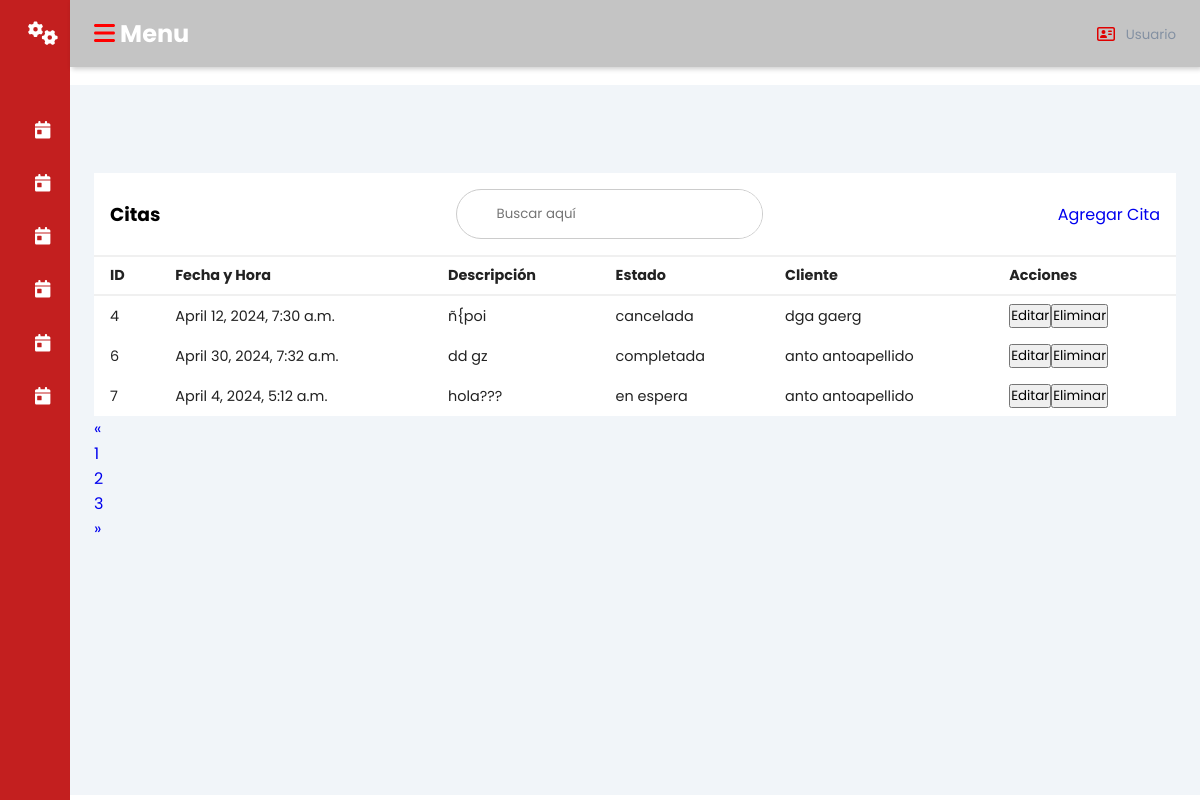
/citas/, run on an earlier commit of the app's database.
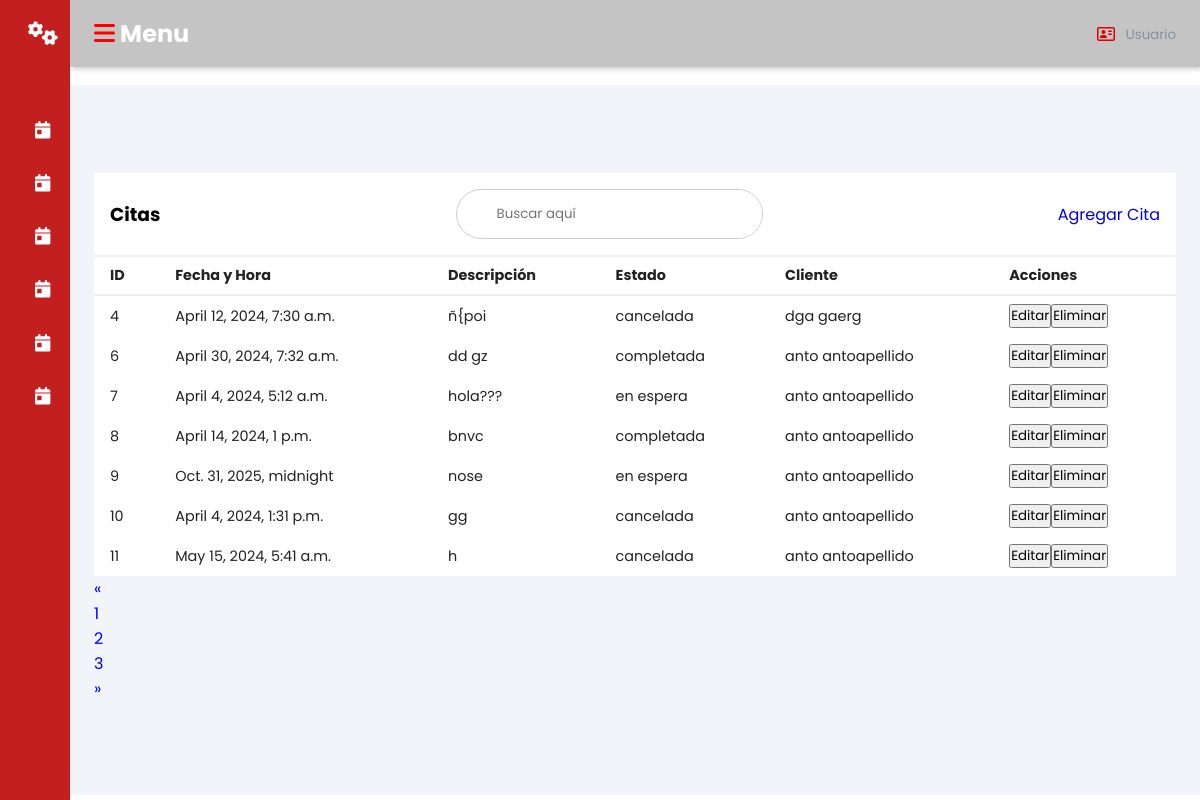
And on a later commit of the database.
### promecapp/models.py (models this page shows, shortened)
class Citas(models.Model):
    IDCita = models.AutoField(primary_key=True)
    Fecha_Hora = models.DateTimeField()
    Descripcion = models.TextField(null=True)
    IDEstado = models.ForeignKey(Estado, on_delete=models.CASCADE)
    IDCliente = models.ForeignKey(Cliente, on_delete=models.CASCADE)
    class Meta:
        db_table = 'citas'

class Estado(models.Model):
    idestado = models.AutoField(primary_key=True)
    Nombre_estado = models.CharField(max_length=20, unique=True)
    class Meta:
        db_table = 'estado'
    def __str__(self):
        return self.Nombre_estado

class Cliente(models.Model):
    IDCliente = models.AutoField(primary_key=True)
    Nombre = models.CharField(max_length=45)
    Apellidos = models.CharField(max_length=45)
    Direccion = models.CharField(max_length=100)
    Telefono = models.CharField(max_length=10, unique=True)
    Correo_Electronico = models.CharField(max_length=50, unique=True)
    IDUsuario = models.ForeignKey(Usuario, on_delete=models.CASCADE)
    class Meta:
        db_table = 'clientes'
    def __str__(self):
        return f"{self.Nombre} {self.Apellidos}"

### promecapp/views.py (the view)
# urls.py: path('citas/', views.citas, name='citas'),
def citas(request):
    citas = Citas.objects.all()
    return render(request, 'citas.html', {'citas': citas})

### promecapp/Templates/citas.html (shortened to what this page needs)
{% load static %}
<!DOCTYPE html>
<html lang="en">
<head>
    <link rel="stylesheet" href="{% static 'css/dash.css' %}">
</head>
<body>
    <div class="sidebar">
        <div class="sidebar-brand">
            <h2><i class="fa-solid fa-gears" style="color: #ffffff;"></i><span>promec</span></h2>
        </div>
        <div class="sidebar-menu">
            <ul>
                <li>
                    <a href="{% url 'usuarios' %}"><i class="fa-solid fa-calendar-day" style="color: #ffffff;"></i>
                        <span>Usuarios</span></a>
                </li>
                <li>
                    <a href="{% url 'citas' %}"><i class="fa-solid fa-calendar-day" style="color: #ffffff;"></i>
                        <span>Citas</span></a>
                </li>
                <li>
                    <a href="{% url 'facturas' %}"><i class="fa-solid fa-calendar-day" style="color: #ffffff;"></i>
                        <span>Facturas</span></a>
                </li>
                <li>
                    <a href="{% url 'servicios' %}"><i class="fa-solid fa-calendar-day" style="color: #ffffff;"></i>
                        <span>Servicios</span></a>
                </li>
                <li>
                    <a href="{% url 'ventas' %}"><i class="fa-solid fa-calendar-day" style="color: #ffffff;"></i>
                        <span>Ventas</span></a>
                </li>
                <li>
                    <a href="{% url 'historial' %}"><i class="fa-solid fa-calendar-day" style="color: #ffffff;"></i>
                        <span>historial</span></a>
                </li>
            </ul>
        </div>
    </div>
<div class="main-content">
    <header>
        <h2>
            <label for="nav-toggle">
                <span class="fa-solid fa-bars" style="color: #ff0000;"></span>
            </label> Menu
        </h2>
        <div class="user-wrapper">
            <img class="fa-regular fa-address-card" style="color: #e00000;" width="40px" height="40px" alt="">
            <div>
                <small>Usuario</small>
            </div>
        </div>
    </header>
    <main>
        <div class="recent-grid">
            <div class="projects">
                <div class="card">
                    <div class="card-header">
                        <h3>Citas</h3>
                        <div class="search-wrapper">
                            <input type="search" placeholder="Buscar aquí" />
                        </div>
                        <a href="{% url 'agregar_cita' %}" class="btn btn-secundary">Agregar Cita</a>
                    </div>
                    <div class="card-body">
                        <div class="table-responsive">
                            <table width="100%">
                                <thead>
                                    <tr>
                                        <td>ID</td>
                                        <td>Fecha y Hora</td>
                                        <td>Descripción</td>
                                        <td>Estado</td>
                                        <td>Cliente</td>
                                        <td>Acciones</td>
                                    </tr>
                                </thead>
                                <tbody>
                                    {% for cita in citas %}
                                        <tr>
                                            <td>{{ cita.IDCita }}</td>
                                            <td>{{ cita.Fecha_Hora }}</td>
                                            <td>{{ cita.Descripcion }}</td>
                                            <td>{{ cita.IDEstado }}</td>
                                            <td>{{ cita.IDCliente }}</td>
                                            <td>
                                                <a href="{% url 'editar_cita' cita.IDCita %}"><button>Editar</button></a>
                                                <form action="{% url 'eliminar_cita' cita.IDCita %}" method="post" style="display: inline;">
                                                    <button type="submit" class="btn btn-danger">Eliminar</button>
                                                </form>
                                            </td>
                                        </tr>
                                    {% endfor %}
                                </tbody>
                            </table>
                        </div>
                    </div>
                </div>
            </div>
            <div class="card1">
                <nav aria-label="Page navigation example">
                    <ul class="pagination">
                        <li class="page-item">
                            <a class="page-link" href="#" aria-label="Previous">
                                <span aria-hidden="true">&laquo;</span>
                            </a>
                        </li>
                        <li class="page-item"><a class="page-link" href="#">1</a></li>
                        <li class="page-item"><a class="page-link" href="#">2</a></li>
                        <li class="page-item"><a class="page-link" href="#">3</a></li>
                        <li class="page-item">
                            <a class="page-link" href="#" aria-label="Next">
                                <span aria-hidden="true">&raquo;</span>
                            </a>
                        </li>
                    </ul>
                </nav>
            </div>
        </div>
    </main>
</div>
</body>
</html>

### promecapp/static/css/dash.css (style rules this page uses)
:root { --main-color: #c31f1f; --color-dark: #1D2231; --text-grey: #8390A2; }
* { padding: 0; margin: 0; box-sizing: border-box; list-style-type: none; text-decoration: none; font-family: 'Poppins', sans-serif; }
.sidebar { width: 345px; position: fixed; left: 0; top: 0; height: 100%; background: var(--main-color); z-index: 100; transition: width 300ms; }
.sidebar-brand { height: 90px; padding: 1rem 0rem 1rem 2rem; color: #fff; }
.sidebar-menu { margin-top: 1rem; }
.sidebar-menu li { width: 100%; margin-bottom: 1.7rem; padding-left: 1rem; }
.sidebar-menu a { padding-left: 1rem; display: block; color: #fff; font-size: 1.1rem; }
.main-content { transition: margin-left 300ms; margin-left: 345px; }
header { background: #c4c4c4; display: flex; justify-content: space-between; padding: 1rem 1.5rem; box-shadow: 2px 2px 5px rgba(0, 0, 0, 0.2); position: fixed; left: 345px; width: calc(100% - 345px); top: 0; z-index: 100; transition: left 300ms; }
header h2 { color: #ffffff; }
.search-wrapper { border: 1px solid #ccc; border-radius: 30px; height: 50px; display: flex; align-items: center; overflow-x: hidden; }
.search-wrapper input { height: 100%; padding: .5rem; border: none; outline: none; }
.user-wrapper { display: flex; align-items: center; }
.user-wrapper small { display: inline-block; color: var(--text-grey); }
main { margin-top: 85px; padding: 2rem 1.5rem; background: #f1f5f9; min-height: calc(100vh - 90px); }
.recent-grid { margin-top: 3.5rem; display: 100%; grid-gap: 2rem; grid-template-columns: 65% auto; }
.card { background: #fff; }
.card-header { padding: 1rem; }
.card-header { display: flex; justify-content: space-between; align-items: center; border-bottom: 1px solid #f0f0f0; }
table { border-collapse: collapse; }
thead tr { border-top: 1px solid #f0f0f0; border-bottom: 2px solid #f0f0f0; }
thead td { font-weight: 700; }
td { padding: .5rem 1rem; font-size: .9rem; color: #222; }
tr td:last-child { display: flex; align-items: center; }
.table-responsive { width: 100%; overflow-x: auto; }
@media only screen and (max-width: 1200px) { .sidebar { width: 70px; } }
@media only screen and (max-width: 1200px) { .sidebar .sidebar-brand, .sidebar li { padding-left: 1rem; text-align: center; } }
@media only screen and (max-width: 1200px) { .sidebar li a { padding-left: 0rem; } }
@media only screen and (max-width: 1200px) { .main-content { margin-left: 70px; } }
@media only screen and (max-width: 1200px) { .main-content header { width: calc(100% - 70px); left: 70px; } }
a { text-decoration: none; }

What changed in the data, as far as the page shows it:
added Citas: IDCita "8", Fecha_Hora "April 14, 2024, 1 p.m.", Descripcion "bnvc", IDEstado "completada", IDCliente "anto antoapellido"
added Citas: IDCita "9", Fecha_Hora "Oct. 31, 2025, midnight", Descripcion "nose", IDEstado "en espera", IDCliente "anto antoapellido"
added Citas: IDCita "10", Fecha_Hora "April 4, 2024, 1:31 p.m.", Descripcion "gg", IDEstado "cancelada", IDCliente "anto antoapellido"
added Citas: IDCita "11", Fecha_Hora "May 15, 2024, 5:41 a.m.", Descripcion "h", IDEstado "cancelada", IDCliente "anto antoapellido"
